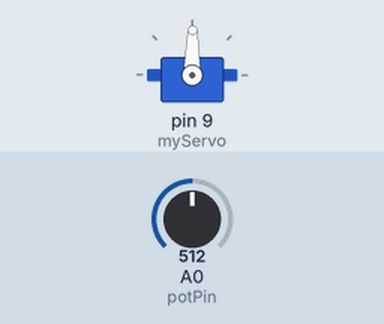
Simulated run of this sketch. Board: Arduino Uno, built with avr-gcc and run on an emulated ATmega328P. On the bench: servo. The inputs (shaded band) are chosen by the test bench; at power-on: A0 (potPin) = 512. What the sketch prints to the serial monitor is not drawn.

Above: at 1.2 s.
1.3 s: A0 (potPin) set to 560
At 2.6 s:
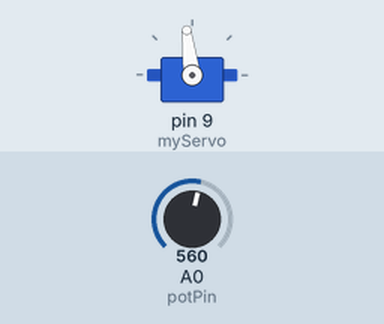
3.3 s: A0 (potPin) set to 580
At 3.7 s:
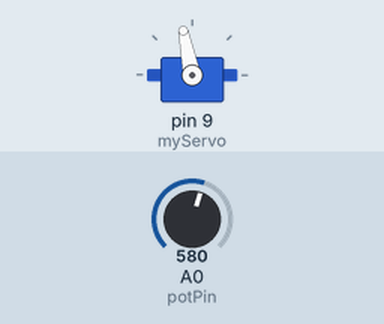
4.8 s: A0 (potPin) set to 306
At 5.4 s:
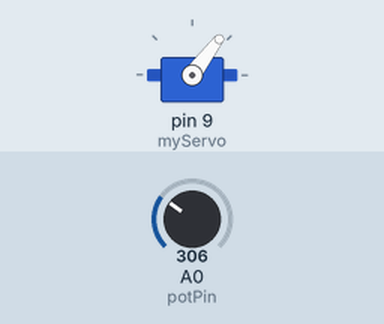
6.3 s: A0 (potPin) set to 104
At 7.5 s:
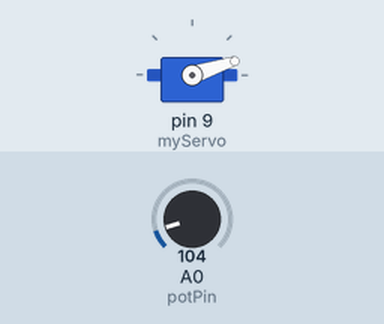
7.8 s: A0 (potPin) set to 91
At 8.2 s:
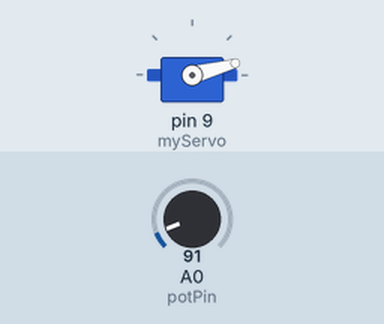
9.6 s: A0 (potPin) set to 716
At 10.8 s:
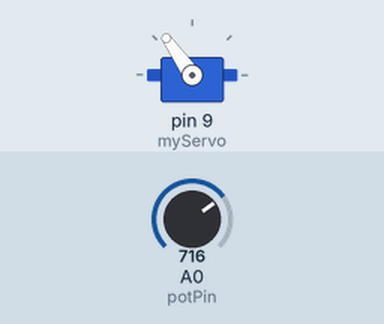
Timing chart, 0 to 12.1 s (numbered marks = the images above; inputs shaded):
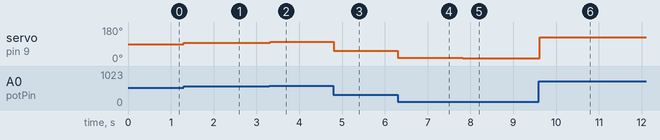

The sketch:

Project05.ino
```cpp
#include <Servo.h>

//Declaring the Servo (object)
Servo myServo;


int const potPin = A0;
int potVal;
int angle;


void setup()
{
	myServo.attach(9); //Attaching the servo the right pin
	Serial.begin(9600);
}

void loop()
{

	potVal = analogRead(potPin); //Reading from the potentiometer
	angle = map(potVal, 0, 1023, 0, 179); //Mapping the sensor value

	//Printing the potVal and angle on the monitor
	Serial.print("potVal: ");
	Serial.print(potVal);
	Serial.print("angle: ");
	Serial.print(angle);

	myServo.write(angle);

	//A little delay so the servo has time to move to its new position
	delay(15);
}
```

Measured:
- after the input at 1.3 s, servo on pin 9 (myServo): 89° → 97° at once
- after the input at 3.3 s, servo on pin 9 (myServo): 97° → 101° at once
- after the input at 4.8 s, servo on pin 9 (myServo): 101° → 53° at once
- after the input at 6.3 s, servo on pin 9 (myServo): 53° → 18° at once
- after the input at 7.8 s, servo on pin 9 (myServo): 18° → 15° at once
- after the input at 9.6 s, servo on pin 9 (myServo): 15° → 125° at once
